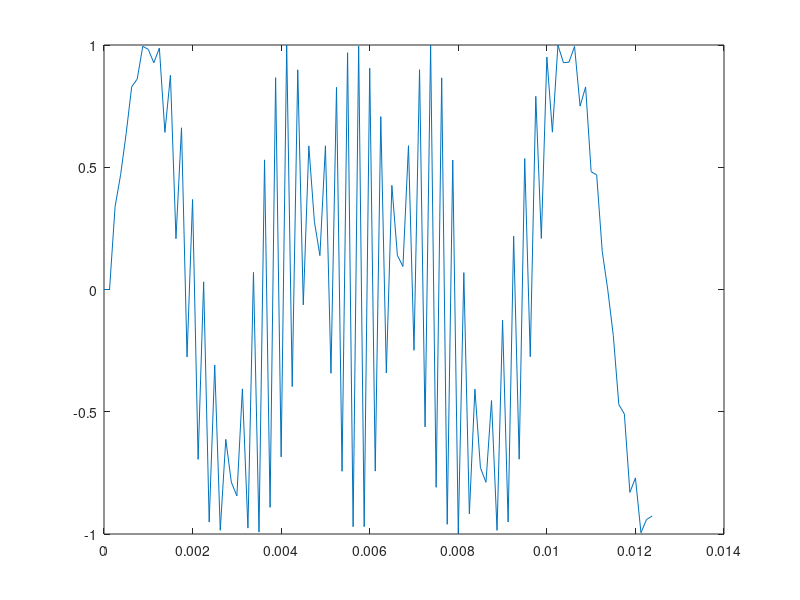

Write MATLAB code to recreate this figure.
%% tone440.m  
%% generate a 440Hz tone 
Fs = 8000; 
f = 440; 
t = (0:1/Fs:2); 

y = [sin(2*pi*f*t); sin(2*pi*f*t*sqrt(2))];

sound(y, Fs); 
plot(t(1:100), y(1:100)); 
% we only draw first 100 samples